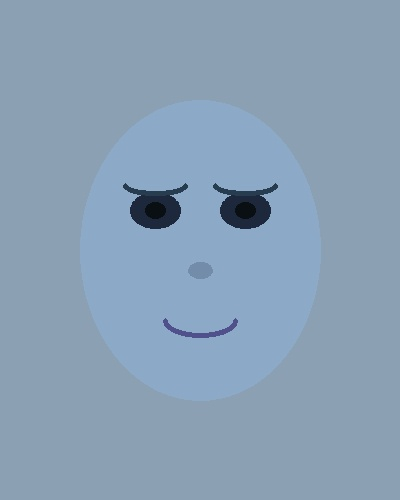
#> input picture backend/tests/fixtures/faces/face_frontal.jpg, 400 x 500 px
$ python -i face_blend_service.py   (imports and definitions only)
#> lines starting #> are read from the running program, lines starting #| are printed output that depends on the picture
"""Face Blending Service — Production Integration
=================================================

Integrates the core logic from tests/playground/face_blend.py into the
StoryMe image generation pipeline.

Pipeline (per scene / page):
  1. Detect MediaPipe FaceMesh landmarks on the user's uploaded photo.
  2. Align the user face to a canonical frontal pose using
     cv2.estimateAffinePartial2D (7-point affine — robust, flip-safe).
  3. Extract the face region using ConvexHull bounding box.
  4. Resize + position the face using per-page face_config coordinates
     (sourced from Page.face_placement: FacePlacement).
  5. Match LAB-space colour statistics to the template ROI.
  6. Match luminance to the template ROI.
  7. Create a Gaussian-feathered elliptical mask.
  8. Blend via cv2.seamlessClone (Poisson blending) for seamless edges.

Text overlay (name, story text) is handled separately by image_service.py.

Reference: tests/playground/face_blend.py
Author: StoryMe Engineering
"""

import cv2
import numpy as np
import logging
from pathlib import Path
from typing import Optional, Dict, Tuple

import mediapipe as mp

logger = logging.getLogger(__name__)

# ─── MediaPipe lazy init ────────────────────────────────────────────────────
_mp_face_mesh = mp.solutions.face_mesh


# ============================================================================
# CANONICAL FRONTAL FACE LANDMARK POSITIONS
# ============================================================================
# 7 landmarks used for affine estimation (same indices as playground).
# These are normalised (0–1) positions for a symmetrical frontal face.
# Scaled at runtime to the detected face crop size.
#
# Indices (MediaPipe 468-point mesh):
#   33  → left eye outer corner
#   263 → right eye outer corner
#   1   → nose tip
#   61  → left mouth corner
#   291 → right mouth corner
#   199 → chin
#   152 → forehead centre
#
CANONICAL_LANDMARK_INDICES = [33, 263, 1, 61, 291, 199, 152]

# Normalised (x, y) positions in [0, 1] space for a 1:1 face crop
CANONICAL_POSITIONS = np.array([
    [0.30, 0.38],   # 33  – left eye
    [0.70, 0.38],   # 263 – right eye
    [0.50, 0.55],   # 1   – nose tip
    [0.35, 0.70],   # 61  – left mouth corner
    [0.65, 0.70],   # 291 – right mouth corner
    [0.50, 0.88],   # 199 – chin
    [0.50, 0.18],   # 152 – forehead
], dtype=np.float32)


# ============================================================================
# MODULE-LEVEL HELPERS  (ported from tests/playground/face_blend.py)
# ============================================================================

# [109 lines left out: functions get_landmarks, align_face_to_canonical, extract_face_hull, not called in this run]


def match_color(src: np.ndarray, dst: np.ndarray) -> np.ndarray:
    """
    Match LAB-space colour statistics of src to dst.

    Ported directly from playground: face_blend.py → match_color()
    Normalises mean and standard deviation for each LAB channel so the
    user's skin tone matches the illustration palette.

    Args:
        src: BGR source image (face to adjust)
        dst: BGR destination image (template ROI — target palette)

    Returns:
        Colour-matched BGR image (same shape as src)
    """
    src_lab = cv2.cvtColor(src, cv2.COLOR_BGR2LAB).astype(np.float32)
    dst_lab = cv2.cvtColor(dst, cv2.COLOR_BGR2LAB).astype(np.float32)

    for i in range(3):
        s_mean, s_std = src_lab[:, :, i].mean(), src_lab[:, :, i].std()
        d_mean, d_std = dst_lab[:, :, i].mean(), dst_lab[:, :, i].std()
        src_lab[:, :, i] = (
            (src_lab[:, :, i] - s_mean) / (s_std + 1e-6)
        ) * d_std + d_mean

    matched = cv2.cvtColor(
        np.clip(src_lab, 0, 255).astype(np.uint8),
        cv2.COLOR_LAB2BGR,
    )
    return matched


# [265 lines left out: functions match_light, create_blend_mask, process_scene, not called in this run]


# ============================================================================
# LEGACY FaceBlendService CLASS  — PRESERVED FOR REFERENCE
# ============================================================================
# The original FaceBlendService class is retained below in commented form.
# It was the first MediaPipe integration attempt and used:
#   - Eye-angle rotation (cv2.getRotationMatrix2D) for alignment
#   - ConvexHull crop with fixed padding ratios (0.35 top, 0.15 sides/bottom)
#   - No colour or luminance matching
#   - seamlessClone as the final blend step (same as new pipeline)
#
# Production code now calls process_scene() above, which ports the full
# playground pipeline (align → extract → colour match → light match → clone).
#
# To restore the legacy path: replace the process_scene() call in generate.py
# with face_blend_service.blend_face_into_template().
# ─────────────────────────────────────────────────────────────────────────────

class _LegacyFaceBlendService:
    """LEGACY — not used in production. See module docstring."""

    def __init__(self):
        self._mesh = None

    # [64 lines of commented-out code are left out]
face_blend_service = _LegacyFaceBlendService()

>>> import cv2
>>> picture = cv2.imread('../tests/fixtures/faces/face_frontal.jpg')
#> picture is the input picture: shape (500, 400, 3); mean B, G, R 182.1, 160.1, 137.2
>>> result = match_color(picture, 'out.png')
#> in match_color, `src_lab = cv2.cvtColor(src, cv2.COLOR_BGR2LAB).astype(np.float32)`:
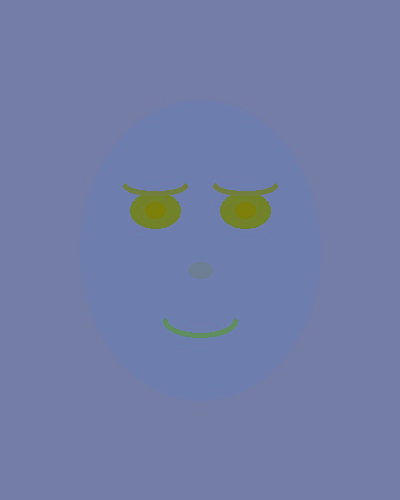
#> src_lab: shape (500, 400, 3) float32; mean B, G, R 165.7, 124.8, 114.1
#> (the run stopped early here; a loop or call above may not have finished)
